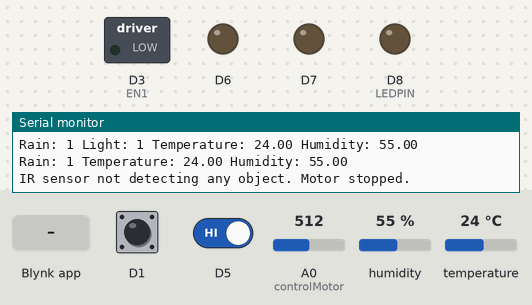
Bench run of a sketch on a simulated ESP8266 (NodeMCU). On the bench: switched loads named in the sketch (green lamp = pin HIGH), output pins drawn as LEDs (lit = HIGH), the last lines printed to the serial monitor. The inputs (shaded band) are chosen by the test bench; at power-on: A0 (controlMotor) = 512, D5 HIGH, D1 HIGH, humidity 55 %, temperature 24 °C. WiFi joins after 1.5 s; servers stay silent unless stated.

Above: at 3.0 s.
3.1 s: A0 (controlMotor) set to 499
At 3.6 s:
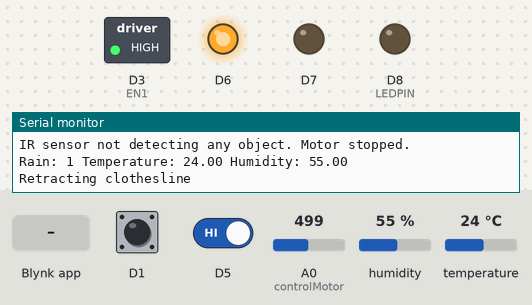
8.8 s: Blynk app writes 1 to V8
At 10.1 s:
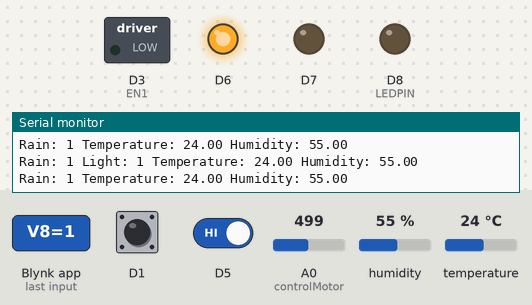
14.3 s: D5 driven LOW
At 15.5 s:
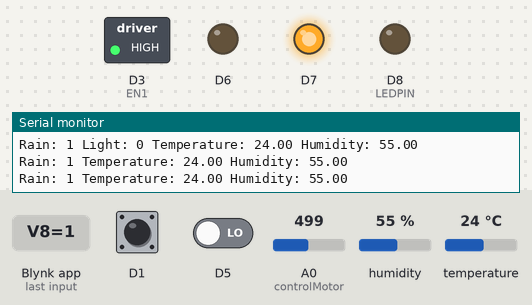
20.3 s: D5 driven HIGH
At 21.3 s:
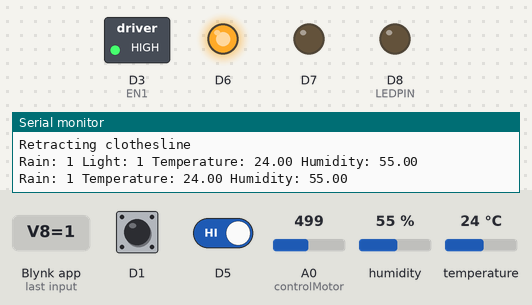
25.8 s: Blynk app writes 0 to V8
At 26.6 s:
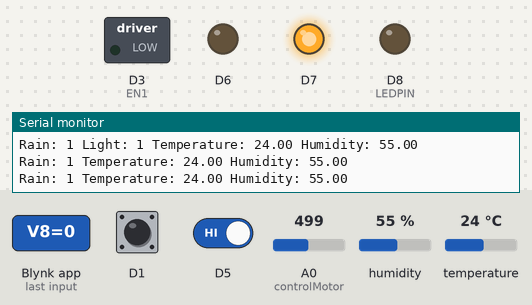
Timing chart, 0 to 36.3 s (numbered marks = the images above; inputs shaded):
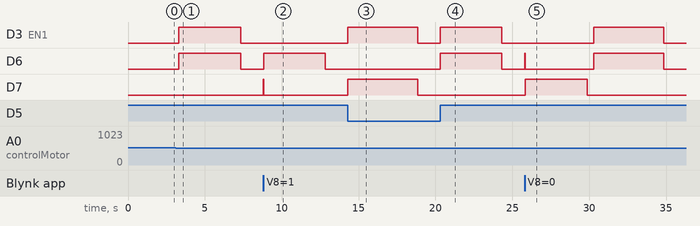

The sketch:

main.ino
```cpp
#define BLYNK_TEMPLATE_ID "Add your Blynk template ID"
#define BLYNK_TEMPLATE_NAME "Add your Blynk template name"

#include <BlynkSimpleEsp8266.h>
#include <DHT.h>

const char auth[] PROGMEM = "Add your Blynk auth token";
const char ssid[] PROGMEM = "Add your Wi-Fi network name";
const char pass[] PROGMEM = "Add your Wi-Fi password";

#define BLYNK_PRINT Serial
#define DHTPIN D2
#define DHTTYPE DHT11
#define LEDPIN D8
#define EN1 D3

DHT dht(DHTPIN, DHTTYPE);
BlynkTimer timer;

#define MOTOR_STOP 0
#define MOTOR_EXTEND 1
#define MOTOR_RETRACT 2

int motorState = MOTOR_STOP;
unsigned long motorStopTime = 0;
const unsigned long motorRunTime PROGMEM = 4000;
const float tempThreshold PROGMEM = 32.0;
const float humidityExtendThreshold PROGMEM = 95.0;
const float humidityRetractThreshold PROGMEM = 95.0;

bool extended = false;
bool retracted = false;

void setup() {
    pinMode(D1, INPUT);
    pinMode(A0, INPUT);
    pinMode(D5, INPUT);
    pinMode(D6, OUTPUT);
    pinMode(D7, OUTPUT);
    pinMode(LEDPIN, OUTPUT);
    pinMode(EN1, OUTPUT);

    dht.begin();
    Serial.begin(9600);

    char authBuffer[sizeof(auth)];
    strcpy_P(authBuffer, auth);
    char ssidBuffer[sizeof(ssid)];
    strcpy_P(ssidBuffer, ssid);
    char passBuffer[sizeof(pass)];
    strcpy_P(passBuffer, pass);

    Blynk.begin(authBuffer, ssidBuffer, passBuffer);
    timer.setInterval(1000L, sendSensorData);
    timer.setInterval(500L, controlMotor);
    timer.setInterval(2000L, checkErrors);
}

void sendSensorData() {
    int rain = digitalRead(D1);
    int light = digitalRead(D5);
    float t = dht.readTemperature();
    float h = dht.readHumidity();

    Blynk.virtualWrite(V3, t);
    Blynk.virtualWrite(V4, h);
    Blynk.virtualWrite(V6, motorState == MOTOR_EXTEND ? F("Extended") : (motorState == MOTOR_RETRACT ? F("Retracted") : F("Stopped")));

    String weatherStatus;
    if (light == LOW) {
        weatherStatus = F("Sunny");
    } else if (h >= humidityExtendThreshold) {
        weatherStatus = F("Cloudy");
    } else if (rain == LOW) {
        weatherStatus = F("Rainy");
    } else {
        weatherStatus = F("Dark");
    }
    Blynk.virtualWrite(V7, weatherStatus);

    Serial.print(F("Rain: "));
    Serial.print(rain);
    Serial.print(F(" Light: "));
    Serial.print(light);
    Serial.print(F(" Temperature: "));
    Serial.print(t);
    Serial.print(F(" Humidity: "));
    Serial.println(h);
}

BLYNK_WRITE(V8) {
    int manualControl = param.asInt();
    if (manualControl == 1 && motorState == MOTOR_STOP) {
        motorState = MOTOR_RETRACT;
        motorStopTime = millis() + motorRunTime;
        digitalWrite(D1, HIGH);
        digitalWrite(D6, LOW);
        digitalWrite(D7, HIGH);
        retracted = true;
        extended = false;
    } else if (manualControl == 0 && motorState == MOTOR_STOP) {
        motorState = MOTOR_EXTEND;
        motorStopTime = millis() + motorRunTime;
        digitalWrite(D1, HIGH);
        digitalWrite(D6, HIGH);
        digitalWrite(D7, LOW);
        extended = true;
        retracted = false;
    }
}

void controlMotor() {
  int rain = digitalRead(D1);
  int light = digitalRead(D5);
  float t = dht.readTemperature();
  float h = dht.readHumidity();
  int ir = analogRead(A0);

  Serial.print(F("Rain: "));
  Serial.print(rain);
  Serial.print(F(" Temperature: "));
  Serial.print(t);
  Serial.print(F(" Humidity: "));
  Serial.println(h);

  if (ir < 512) {
    if (!extended && h < humidityExtendThreshold && light == LOW && rain == HIGH && t < tempThreshold) {
      if (motorState == MOTOR_STOP) {
        motorState = MOTOR_EXTEND;
        motorStopTime = millis() + motorRunTime;
        Serial.println("Extending clothesline");
        extended = true;
        retracted = false;
        digitalWrite(EN1, HIGH);
      }
    } else if (!retracted && (h >= humidityRetractThreshold || light == HIGH || rain == LOW || t >= tempThreshold)) {
      if (motorState == MOTOR_STOP) {
        motorState = MOTOR_RETRACT;
        motorStopTime = millis() + motorRunTime;
        Serial.println("Retracting clothesline");
        retracted = true;
        extended = false;
        digitalWrite(EN1, HIGH);
      }
    }

    if (millis() <= motorStopTime) {
      if (motorState == MOTOR_EXTEND) {
        digitalWrite(D6, LOW);
        digitalWrite(D7, HIGH);
      } else if (motorState == MOTOR_RETRACT) {
        digitalWrite(D6, HIGH);
        digitalWrite(D7, LOW);
      }
    } else {
      digitalWrite(EN1, LOW);
      digitalWrite(D6, LOW);
      digitalWrite(D7, LOW);
      if (motorState != MOTOR_STOP) {
        motorState = MOTOR_STOP;
        Serial.println("Motor stopped");
      }
    }
  } else {
    digitalWrite(EN1, LOW);
    digitalWrite(D6, LOW);
    digitalWrite(D7, LOW);
    motorState = MOTOR_STOP;
    Serial.println("IR sensor not detecting any object. Motor stopped.");
  }
}

void checkErrors() {
    if (digitalRead(D6) == LOW && digitalRead(D7) == LOW && motorState != MOTOR_STOP) {
        Serial.println("Error: Motor not responding. Blinking LED.");
        blinkLED();
    }
}

void blinkLED() {
    digitalWrite(LEDPIN, HIGH);
    delay(250);
    digitalWrite(LEDPIN, LOW);
    delay(250);
    digitalWrite(LEDPIN, HIGH);
    delay(250);
    digitalWrite(LEDPIN, LOW);
}

void loop() {
    Blynk.run();
    timer.run();
}
```

Measured:
- the behaviour switches between 512 and 511 on A0 (controlMotor) (found by bisection; images 0 and 1)
- after the input at 3.1 s, D3 (EN1), D6: LOW → HIGH after 0.21 s, → LOW 4.0 s later
- after the input at 8.8 s, D6: LOW → HIGH at once, → LOW 4.0 s later; D7: LOW → HIGH at once, → LOW 0.04 s later
- after the input at 14.3 s, D3 (EN1), D7: LOW → HIGH at once, → LOW 4.5 s later
- after the input at 20.3 s, D3 (EN1), D6: LOW → HIGH at once, → LOW 4.0 s later
- after the input at 25.8 s, D3 (EN1): LOW → HIGH after 4.5 s, → LOW 4.6 s later; D6: LOW → HIGH at once, → LOW 0.04 s later, → HIGH 4.5 s later, → LOW 4.6 s later; D7: LOW → HIGH at once, → LOW 4.0 s later
